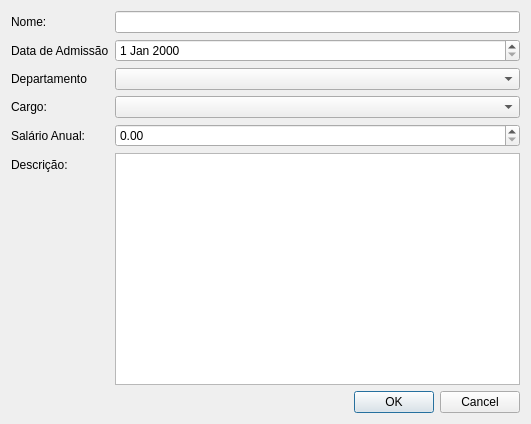
<?xml version="1.0" encoding="UTF-8"?>
<ui version="4.0">
 <class>Dialog</class>
 <widget class="QDialog" name="Dialog">
  <property name="geometry">
   <rect>
    <x>0</x>
    <y>0</y>
    <width>531</width>
    <height>424</height>
   </rect>
  </property>
  <property name="windowTitle">
   <string>Dialog</string>
  </property>
  <layout class="QVBoxLayout" name="verticalLayout">
   <item>
    <layout class="QFormLayout" name="formLayout">
     <item row="0" column="0">
      <widget class="QLabel" name="label">
       <property name="text">
        <string>Nome:</string>
       </property>
      </widget>
     </item>
     <item row="0" column="1">
      <widget class="QLineEdit" name="lineEdit"/>
     </item>
     <item row="1" column="0">
      <widget class="QLabel" name="label_2">
       <property name="text">
        <string>Data de Admissão</string>
       </property>
      </widget>
     </item>
     <item row="1" column="1">
      <widget class="QDateEdit" name="dateEdit"/>
     </item>
     <item row="2" column="0">
      <widget class="QLabel" name="label_3">
       <property name="text">
        <string>Departamento</string>
       </property>
      </widget>
     </item>
     <item row="2" column="1">
      <widget class="QComboBox" name="comboBox"/>
     </item>
     <item row="3" column="0">
      <widget class="QLabel" name="label_4">
       <property name="text">
        <string>Cargo:</string>
       </property>
      </widget>
     </item>
     <item row="3" column="1">
      <widget class="QComboBox" name="comboBox_2"/>
     </item>
     <item row="4" column="0">
      <widget class="QLabel" name="label_5">
       <property name="text">
        <string>Salário Anual:</string>
       </property>
      </widget>
     </item>
     <item row="4" column="1">
      <widget class="QDoubleSpinBox" name="doubleSpinBox"/>
     </item>
     <item row="5" column="0">
      <widget class="QLabel" name="label_6">
       <property name="text">
        <string>Descrição:</string>
       </property>
      </widget>
     </item>
     <item row="5" column="1">
      <widget class="QTextEdit" name="textEdit"/>
     </item>
    </layout>
   </item>
   <item>
    <widget class="QDialogButtonBox" name="buttonBox">
     <property name="orientation">
      <enum>Qt::Orientation::Horizontal</enum>
     </property>
     <property name="standardButtons">
      <set>QDialogButtonBox::StandardButton::Cancel|QDialogButtonBox::StandardButton::Ok</set>
     </property>
    </widget>
   </item>
  </layout>
 </widget>
 <resources/>
 <connections>
  <connection>
   <sender>buttonBox</sender>
   <signal>accepted()</signal>
   <receiver>Dialog</receiver>
   <slot>accept()</slot>
   <hints>
    <hint type="sourcelabel">
     <x>248</x>
     <y>254</y>
    </hint>
    <hint type="destinationlabel">
     <x>157</x>
     <y>274</y>
    </hint>
   </hints>
  </connection>
  <connection>
   <sender>buttonBox</sender>
   <signal>rejected()</signal>
   <receiver>Dialog</receiver>
   <slot>reject()</slot>
   <hints>
    <hint type="sourcelabel">
     <x>316</x>
     <y>260</y>
    </hint>
    <hint type="destinationlabel">
     <x>286</x>
     <y>274</y>
    </hint>
   </hints>
  </connection>
 </connections>
</ui>
